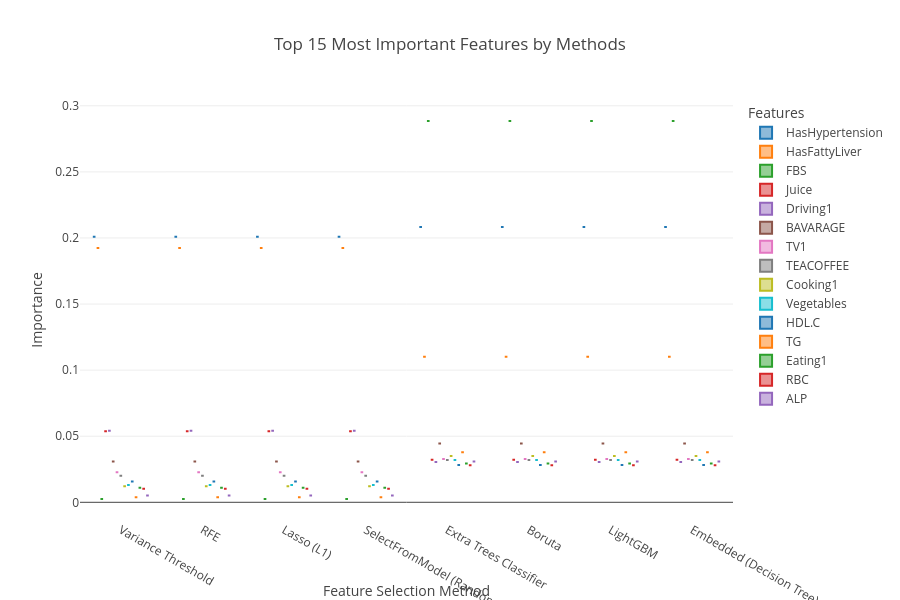

Here is the notebook cell this chart was saved with:
### Code cell
import pandas as pd
import plotly.express as px

# Assuming `X` is your DataFrame with the real feature names (predictors)
# Assuming `feature_importances` is a dictionary where each key is a method, 
# and the value is a pandas Series or DataFrame with feature importance scores.

# Convert the feature importances into a DataFrame for visualization
importance_df = pd.DataFrame(feature_importances).T  # Transpose so that methods are rows
importance_df.columns = X_train.columns  # Use the actual feature names from X
importance_df.columns = importance_df.columns.str.replace(r'num_imputer__','')

importance_df = importance_df.reset_index().rename(columns={'index': 'Feature Selection Method'})

# Determine the most important predictors (e.g., top N important features)
# Let's say we want to select the top 10 most important features across all methods
top_n = 15  # You can change this number to select more or fewer features

# Aggregate feature importance across all methods by averaging importance scores
importance_avg = importance_df.drop('Feature Selection Method', axis=1).mean(axis=0)

# Get the top N most important features
top_features = importance_avg.nlargest(top_n).index

# Filter the original importance DataFrame to include only the top features
importance_top_features_df = importance_df[['Feature Selection Method'] + list(top_features)]

# Melt the DataFrame for better visualization
importance_melted = importance_top_features_df.melt(id_vars=['Feature Selection Method'], 
                                                    var_name='Feature', 
                                                    value_name='Importance')

# Create a box plot using Plotly to compare feature importance across different methods
fig_importance = px.box(
    importance_melted,
    x='Feature Selection Method',
    y='Importance',
    color='Feature',
    title=f'Top {top_n} Most Important Features by Methods',
    labels={'Importance': 'Feature Importance', 'Feature Selection Method': 'Method'},
    height=600
)

# Update plot layout
fig_importance.update_layout(legend_title="Features", 
                             xaxis_title="Feature Selection Method", 
                             yaxis_title="Importance")

# Show the plot
fig_importance.show()
title=str(f'Top {top_n} Most Important Features by Methods0')
fig_importance.write_image(title + ".png", scale=6)

### Figure 1 — Plotly figure (JSON) as saved in the notebook; plotly's stock layout.template omitted (floating-point values rounded to 4 significant figures)
{"data": [{"alignmentgroup": "True", "hovertemplate": "Feature=HasHypertension<br>Method=%{x}<br>Feature Importance=%{y}<extra></extra>", "legendgroup": "HasHypertension", "marker": {"color": "#1F77B4"}, "name": "HasHypertension", "notched": false, "offsetgroup": "HasHypertension", "orientation": "v", "showlegend": true, "type": "box", "x": ["Variance Threshold", "RFE", "Lasso (L1)", "SelectFromModel (Random Forest)", "Extra Trees Classifier", "Boruta", "LightGBM", "Embedded (Decision Tree)"], "x0": " ", "xaxis": "x", "y": [0.2008, 0.2008, 0.2008, 0.2008, 0.2083, 0.2083, 0.2083, 0.2083], "y0": " ", "yaxis": "y"}, {"alignmentgroup": "True", "hovertemplate": "Feature=HasFattyLiver<br>Method=%{x}<br>Feature Importance=%{y}<extra></extra>", "legendgroup": "HasFattyLiver", "marker": {"color": "#FF7F0E"}, "name": "HasFattyLiver", "notched": false, "offsetgroup": "HasFattyLiver", "orientation": "v", "showlegend": true, "type": "box", "x": ["Variance Threshold", "RFE", "Lasso (L1)", "SelectFromModel (Random Forest)", "Extra Trees Classifier", "Boruta", "LightGBM", "Embedded (Decision Tree)"], "x0": " ", "xaxis": "x", "y": [0.1924, 0.1924, 0.1924, 0.1924, 0.1101, 0.1101, 0.1101, 0.1101], "y0": " ", "yaxis": "y"}, {"alignmentgroup": "True", "hovertemplate": "Feature=FBS<br>Method=%{x}<br>Feature Importance=%{y}<extra></extra>", "legendgroup": "FBS", "marker": {"color": "#2CA02C"}, "name": "FBS", "notched": false, "offsetgroup": "FBS", "orientation": "v", "showlegend": true, "type": "box", "x": ["Variance Threshold", "RFE", "Lasso (L1)", "SelectFromModel (Random Forest)", "Extra Trees Classifier", "Boruta", "LightGBM", "Embedded (Decision Tree)"], "x0": " ", "xaxis": "x", "y": [0.002503, 0.002503, 0.002503, 0.002503, 0.2885, 0.2885, 0.2885, 0.2885], "y0": " ", "yaxis": "y"}, {"alignmentgroup": "True", "hovertemplate": "Feature=Juice<br>Method=%{x}<br>Feature Importance=%{y}<extra></extra>", "legendgroup": "Juice", "marker": {"color": "#D62728"}, "name": "Juice", "notched": false, "offsetgroup": "Juice", "orientation": "v", "showlegend": true, "type": "box", "x": ["Variance Threshold", "RFE", "Lasso (L1)", "SelectFromModel (Random Forest)", "Extra Trees Classifier", "Boruta", "LightGBM", "Embedded (Decision Tree)"], "x0": " ", "xaxis": "x", "y": [0.05367, 0.05367, 0.05367, 0.05367, 0.03222, 0.03222, 0.03222, 0.03222], "y0": " ", "yaxis": "y"}, {"alignmentgroup": "True", "hovertemplate": "Feature=Driving1<br>Method=%{x}<br>Feature Importance=%{y}<extra></extra>", "legendgroup": "Driving1", "marker": {"color": "#9467BD"}, "name": "Driving1", "notched": false, "offsetgroup": "Driving1", "orientation": "v", "showlegend": true, "type": "box", "x": ["Variance Threshold", "RFE", "Lasso (L1)", "SelectFromModel (Random Forest)", "Extra Trees Classifier", "Boruta", "LightGBM", "Embedded (Decision Tree)"], "x0": " ", "xaxis": "x", "y": [0.05421, 0.05421, 0.05421, 0.05421, 0.03048, 0.03048, 0.03048, 0.03048], "y0": " ", "yaxis": "y"}, {"alignmentgroup": "True", "hovertemplate": "Feature=BAVARAGE<br>Method=%{x}<br>Feature Importance=%{y}<extra></extra>", "legendgroup": "BAVARAGE", "marker": {"color": "#8C564B"}, "name": "BAVARAGE", "notched": false, "offsetgroup": "BAVARAGE", "orientation": "v", "showlegend": true, "type": "box", "x": ["Variance Threshold", "RFE", "Lasso (L1)", "SelectFromModel (Random Forest)", "Extra Trees Classifier", "Boruta", "LightGBM", "Embedded (Decision Tree)"], "x0": " ", "xaxis": "x", "y": [0.03084, 0.03084, 0.03084, 0.03084, 0.04454, 0.04454, 0.04454, 0.04454], "y0": " ", "yaxis": "y"}, {"alignmentgroup": "True", "hovertemplate": "Feature=TV1<br>Method=%{x}<br>Feature Importance=%{y}<extra></extra>", "legendgroup": "TV1", "marker": {"color": "#E377C2"}, "name": "TV1", "notched": false, "offsetgroup": "TV1", "orientation": "v", "showlegend": true, "type": "box", "x": ["Variance Threshold", "RFE", "Lasso (L1)", "SelectFromModel (Random Forest)", "Extra Trees Classifier", "Boruta", "LightGBM", "Embedded (Decision Tree)"], "x0": " ", "xaxis": "x", "y": [0.02273, 0.02273, 0.02273, 0.02273, 0.03275, 0.03275, 0.03275, 0.03275], "y0": " ", "yaxis": "y"}, {"alignmentgroup": "True", "hovertemplate": "Feature=TEACOFFEE<br>Method=%{x}<br>Feature Importance=%{y}<extra></extra>", "legendgroup": "TEACOFFEE", "marker": {"color": "#7F7F7F"}, "name": "TEACOFFEE", "notched": false, "offsetgroup": "TEACOFFEE", "orientation": "v", "showlegend": true, "type": "box", "x": ["Variance Threshold", "RFE", "Lasso (L1)", "SelectFromModel (Random Forest)", "Extra Trees Classifier", "Boruta", "LightGBM", "Embedded (Decision Tree)"], "x0": " ", "xaxis": "x", "y": [0.02011, 0.02011, 0.02011, 0.02011, 0.03207, 0.03207, 0.03207, 0.03207], "y0": " ", "yaxis": "y"}, {"alignmentgroup": "True", "hovertemplate": "Feature=Cooking1<br>Method=%{x}<br>Feature Importance=%{y}<extra></extra>", "legendgroup": "Cooking1", "marker": {"color": "#BCBD22"}, "name": "Cooking1", "notched": false, "offsetgroup": "Cooking1", "orientation": "v", "showlegend": true, "type": "box", "x": ["Variance Threshold", "RFE", "Lasso (L1)", "SelectFromModel (Random Forest)", "Extra Trees Classifier", "Boruta", "LightGBM", "Embedded (Decision Tree)"], "x0": " ", "xaxis": "x", "y": [0.01211, 0.01211, 0.01211, 0.01211, 0.03499, 0.03499, 0.03499, 0.03499], "y0": " ", "yaxis": "y"}, {"alignmentgroup": "True", "hovertemplate": "Feature=Vegetables<br>Method=%{x}<br>Feature Importance=%{y}<extra></extra>", "legendgroup": "Vegetables", "marker": {"color": "#17BECF"}, "name": "Vegetables", "notched": false, "offsetgroup": "Vegetables", "orientation": "v", "showlegend": true, "type": "box", "x": ["Variance Threshold", "RFE", "Lasso (L1)", "SelectFromModel (Random Forest)", "Extra Trees Classifier", "Boruta", "LightGBM", "Embedded (Decision Tree)"], "x0": " ", "xaxis": "x", "y": [0.0131, 0.0131, 0.0131, 0.0131, 0.03201, 0.03201, 0.03201, 0.03201], "y0": " ", "yaxis": "y"}, {"alignmentgroup": "True", "hovertemplate": "Feature=HDL.C<br>Method=%{x}<br>Feature Importance=%{y}<extra></extra>", "legendgroup": "HDL.C", "marker": {"color": "#1F77B4"}, "name": "HDL.C", "notched": false, "offsetgroup": "HDL.C", "orientation": "v", "showlegend": true, "type": "box", "x": ["Variance Threshold", "RFE", "Lasso (L1)", "SelectFromModel (Random Forest)", "Extra Trees Classifier", "Boruta", "LightGBM", "Embedded (Decision Tree)"], "x0": " ", "xaxis": "x", "y": [0.01579, 0.01579, 0.01579, 0.01579, 0.02822, 0.02822, 0.02822, 0.02822], "y0": " ", "yaxis": "y"}, {"alignmentgroup": "True", "hovertemplate": "Feature=TG<br>Method=%{x}<br>Feature Importance=%{y}<extra></extra>", "legendgroup": "TG", "marker": {"color": "#FF7F0E"}, "name": "TG", "notched": false, "offsetgroup": "TG", "orientation": "v", "showlegend": true, "type": "box", "x": ["Variance Threshold", "RFE", "Lasso (L1)", "SelectFromModel (Random Forest)", "Extra Trees Classifier", "Boruta", "LightGBM", "Embedded (Decision Tree)"], "x0": " ", "xaxis": "x", "y": [0.003879, 0.003879, 0.003879, 0.003879, 0.03785, 0.03785, 0.03785, 0.03785], "y0": " ", "yaxis": "y"}, {"alignmentgroup": "True", "hovertemplate": "Feature=Eating1<br>Method=%{x}<br>Feature Importance=%{y}<extra></extra>", "legendgroup": "Eating1", "marker": {"color": "#2CA02C"}, "name": "Eating1", "notched": false, "offsetgroup": "Eating1", "orientation": "v", "showlegend": true, "type": "box", "x": ["Variance Threshold", "RFE", "Lasso (L1)", "SelectFromModel (Random Forest)", "Extra Trees Classifier", "Boruta", "LightGBM", "Embedded (Decision Tree)"], "x0": " ", "xaxis": "x", "y": [0.01108, 0.01108, 0.01108, 0.01108, 0.02927, 0.02927, 0.02927, 0.02927], "y0": " ", "yaxis": "y"}, {"alignmentgroup": "True", "hovertemplate": "Feature=RBC<br>Method=%{x}<br>Feature Importance=%{y}<extra></extra>", "legendgroup": "RBC", "marker": {"color": "#D62728"}, "name": "RBC", "notched": false, "offsetgroup": "RBC", "orientation": "v", "showlegend": true, "type": "box", "x": ["Variance Threshold", "RFE", "Lasso (L1)", "SelectFromModel (Random Forest)", "Extra Trees Classifier", "Boruta", "LightGBM", "Embedded (Decision Tree)"], "x0": " ", "xaxis": "x", "y": [0.01027, 0.01027, 0.01027, 0.01027, 0.02795, 0.02795, 0.02795, 0.02795], "y0": " ", "yaxis": "y"}, {"alignmentgroup": "True", "hovertemplate": "Feature=ALP<br>Method=%{x}<br>Feature Importance=%{y}<extra></extra>", "legendgroup": "ALP", "marker": {"color": "#9467BD"}, "name": "ALP", "notched": false, "offsetgroup": "ALP", "orientation": "v", "showlegend": true, "type": "box", "x": ["Variance Threshold", "RFE", "Lasso (L1)", "SelectFromModel (Random Forest)", "Extra Trees Classifier", "Boruta", "LightGBM", "Embedded (Decision Tree)"], "x0": " ", "xaxis": "x", "y": [0.005174, 0.005174, 0.005174, 0.005174, 0.0308, 0.0308, 0.0308, 0.0308], "y0": " ", "yaxis": "y"}], "layout": {"boxmode": "group", "height": 600, "legend": {"title": {"text": "Features"}, "tracegroupgap": 0}, "title": {"text": "Top 15 Most Important Features by Methods"}, "xaxis": {"anchor": "y", "domain": [0, 1], "title": {"text": "Feature Selection Method"}}, "yaxis": {"anchor": "x", "domain": [0, 1], "title": {"text": "Importance"}}}}
